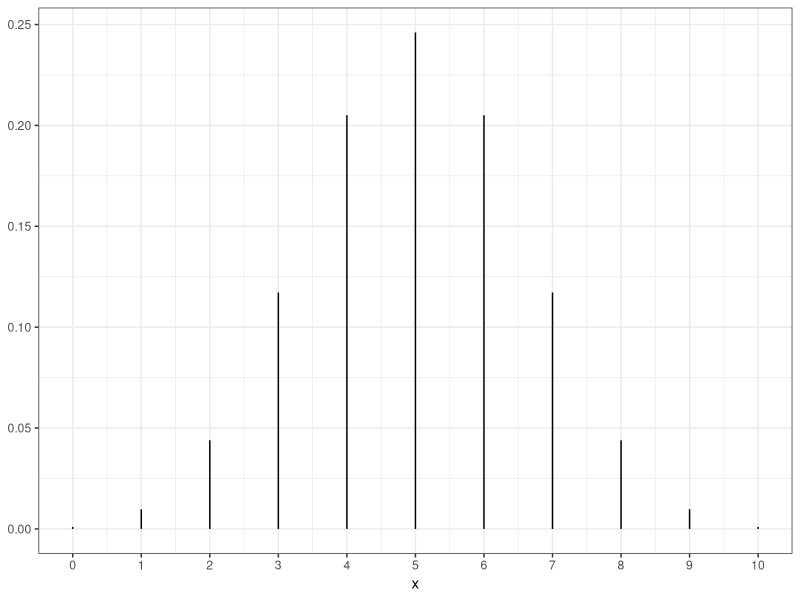
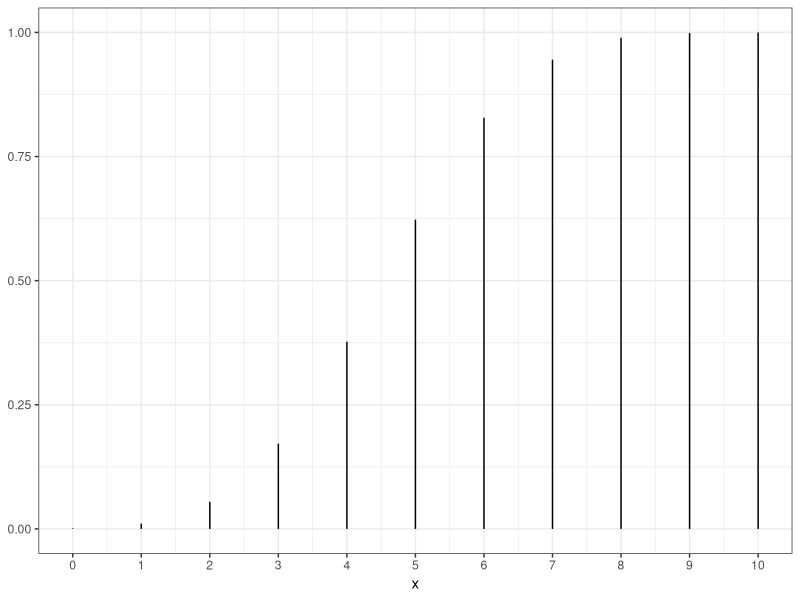

Source code (R) for these figures, in order:
## ---- chunk 1
knitr::opts_chunk$set(echo = FALSE)
knitr::opts_chunk$set(warning = FALSE, message = FALSE) 
knitr::opts_chunk$set(comment = "")
## ---- chunk 2
library(data.table)
library(ggplot2)
tbl <- matrix(c(' ',' ',' ',' ',' ',' ',' ',' ',' '),c(3,3))
rownames(tbl) <- c("A     ","A'    ","Total")
colnames(tbl) <- c("B     ","B'    ","Total")
noquote(tbl)
## ---- chunk 3

library(data.table)
tbl <- matrix(c(.1,.05,.15,'',.1,.05,.1,'',.05,.05,.1,'',.05,.1,.1,'',' ',' ',' ',1),c(4,5))
rownames(tbl) <- c("Econ","Math","Psych","Total")
colnames(tbl) <- c("Freshman","Sophomore","Junior","Senior","Total")
noquote(tbl)
## ---- chunk 4
library(scales)
dt <- data.table(x=0:10,y=dbinom(0:10,10,.5))
ggplot(data=dt,aes(x=x)) + geom_errorbar(aes(ymin=0,ymax=y),width=0) + theme_bw() + scale_x_continuous(breaks=pretty_breaks(10))
## ---- chunk 5
dt <- data.table(x=0:10,y=pbinom(0:10,10,.5))
ggplot(data=dt,aes(x=x)) + geom_errorbar(aes(ymin=0,ymax=y),width=0) + theme_bw() + scale_x_continuous(breaks=pretty_breaks(10))
